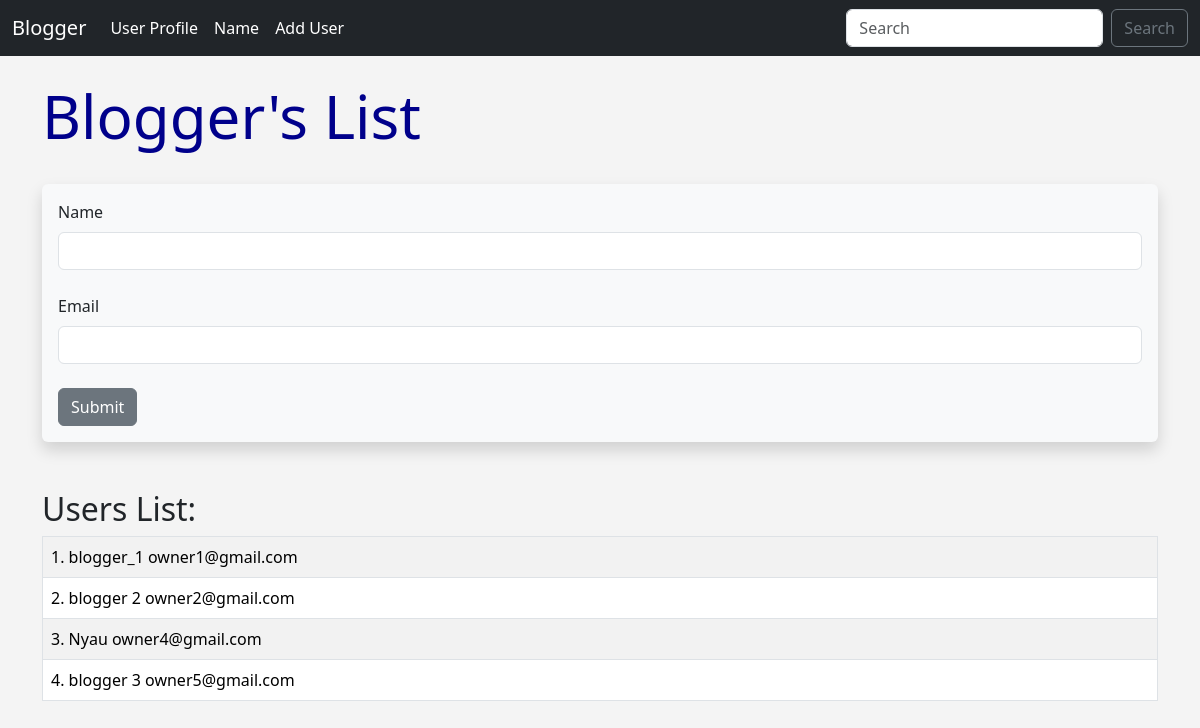
The page /user/add on the database as committed earlier.
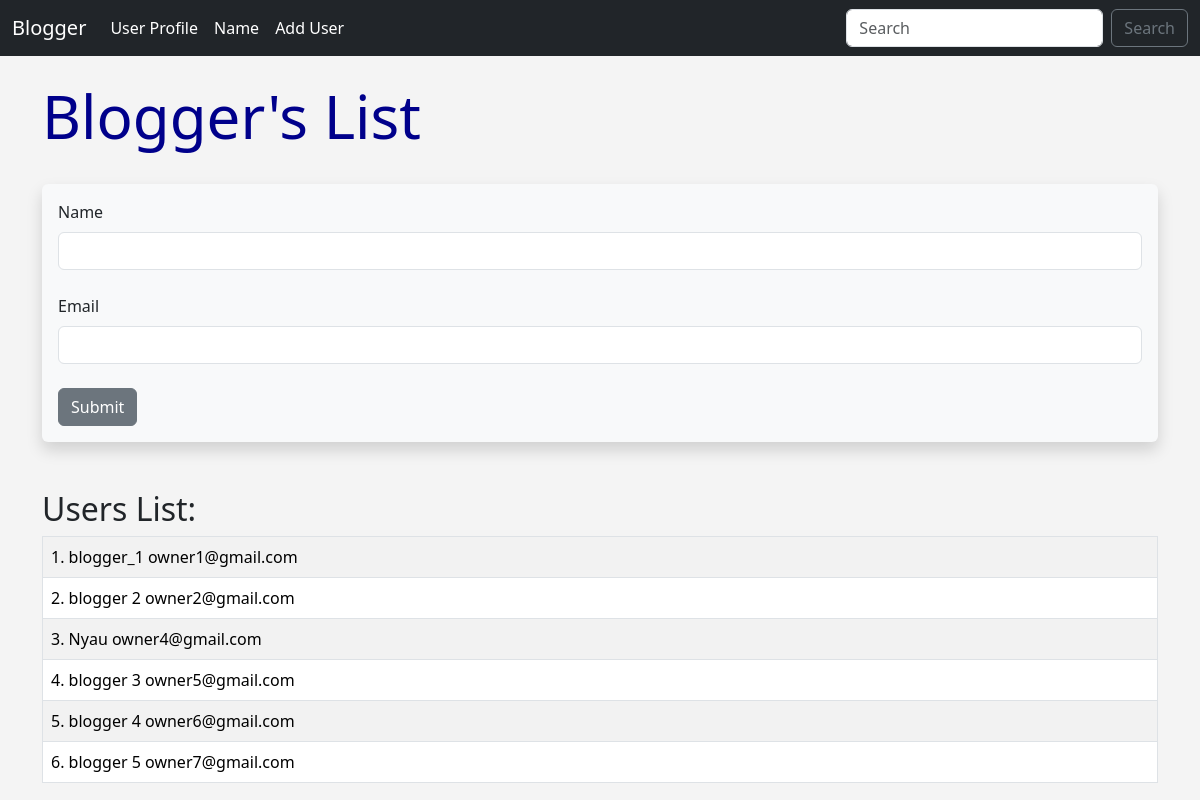
The same page on the database as committed later.
### app.py (models this page shows, shortened)
class Users(db.Model):
    id = db.Column(db.Integer, primary_key=True)
    name = db.Column(db.String(180), nullable=False)
    email = db.Column(db.String(120), nullable=False, unique=True)
    date_added = db.Column(db.DateTime, default=datetime.utcnow)

### app.py (the view, shortened to what this page needs)
@app.route('/user/add', methods=['GET', 'POST'])
def add_user():
    form = UserForm()
    name = None
    our_users = Users.query.order_by(Users.date_added).all()
    return render_template('add_user.html', form=form, name=name, our_users=our_users)

### app.py
class UserForm(FlaskForm):
    name = StringField("Name", validators=[
        DataRequired(message="Name is required.")
    ])
    email = StringField("Email", validators=[
        DataRequired(message="Email is required."),
        Email(message="Invalid email address.")
    ])
    submit = SubmitField("Submit")

### templates/add_user.html (shortened to what this page needs)
{% extends 'base.html' %}
{% block content %}
{% if name %}
    <h1>Hello {{ name }}!!</h1>
    <br/>
{% else %}
    <h1>Blogger's List</h1>
    <br/>
    <div class="shadow p-3 mb-5 bg-body-tertiary rounded">
            <form method="POST">
                {{ form.name.label(class="form-label") }}
                {{ form.name(class="form-control") }}
                <br/>
                {{ form.email.label(class="form-label") }}
                {{ form.email(class="form-control") }}
                <br/>
                {{ form.submit(class="btn btn-secondary") }}
            </form>
    </div>
    <h2>Users List:</h2>
<table class="table table-hover table-bordered table-striped">
    {% for user in our_users %}
    <tr>
        <td>
            {{ user.id }}. {{ user.name }} {{ user.email }}
        </td>
    </tr>
    {% endfor %}
</table>
{% endif %}
{% endblock %}

### templates/base.html (shortened to what this page needs)
<!doctype html>
<html lang="en">
  <head>
    <link href="https://cdn.jsdelivr.net/npm/bootstrap@5.3.3/dist/css/bootstrap.min.css"
    rel="stylesheet"
>
    <link href="{{ url_for('static', filename='css/style.css') }}" rel="stylesheet">
  </head>
  <body>
    {% include 'navbar.html' %}
    <br/>
    <div class="container">
        {% block content %}
        {% endblock %}
    </div>
  </body>
</html>

### templates/navbar.html (shortened to what this page needs)
<nav class="navbar navbar-expand-lg bg-dark">
  <div class="container-fluid">
    <a class="navbar-brand text-white" href="{{ url_for('index' ) }}"title='home'>Blogger</a>
    <div class="collapse navbar-collapse" id="navbarSupportedContent">
      <ul class="navbar-nav me-auto mb-2 mb-lg-0">
        <li class="nav-item">
          <a class="nav-link text-white" href="{{ url_for('user') }}">User Profile</a>
        </li>
         <li class="nav-item">
          <a class="nav-link text-white" href="{{ url_for('name') }}">Name</a>
        </li>
         <li class="nav-item">
          <a class="nav-link text-white" href="{{ url_for('add_user') }}">Add User</a>
        </li>
      </ul>
      <form class="d-flex" role="search">
        <input class="form-control me-2" type="search" placeholder="Search" aria-label="Search">
        <button class="btn btn-outline-secondary" type="submit">Search</button>
      </form>
    </div>
  </div>
</nav>

### static/css/style.css (style rules this page uses)
h1 { color: darkblue; font-size: 60px; }
body { background: #f4f4f4; }

Rows that differ between the two databases and show on the page:
added Users: id "5", name "blogger 4", email "owner6@gmail.com"
added Users: id "6", name "blogger 5", email "owner7@gmail.com"
